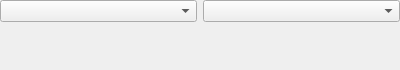
<?xml version="1.0" encoding="UTF-8"?>
<ui version="4.0">
 <class>microscope_light_path_selector</class>
 <widget class="QWidget" name="microscope_light_path_selector">
  <property name="geometry">
   <rect>
    <x>0</x>
    <y>0</y>
    <width>400</width>
    <height>70</height>
   </rect>
  </property>
  <property name="windowTitle">
   <string>Form</string>
  </property>
  <layout class="QGridLayout" name="gridLayout">
   <property name="leftMargin">
    <number>0</number>
   </property>
   <property name="topMargin">
    <number>0</number>
   </property>
   <property name="rightMargin">
    <number>0</number>
   </property>
   <property name="bottomMargin">
    <number>0</number>
   </property>
   <item row="0" column="0">
    <widget class="QComboBox" name="cmb_scope_channel"/>
   </item>
   <item row="0" column="1">
    <widget class="QComboBox" name="cmb_light_path"/>
   </item>
   <item row="1" column="0" colspan="2">
    <widget class="condenser_config" name="wdg_condenser_config" native="true"/>
   </item>
  </layout>
 </widget>
 <customwidgets>
  <customwidget>
   <class>condenser_config</class>
   <extends>QWidget</extends>
   <header>condenser_config.h</header>
   <container>1</container>
  </customwidget>
 </customwidgets>
 <resources/>
 <connections/>
</ui>
